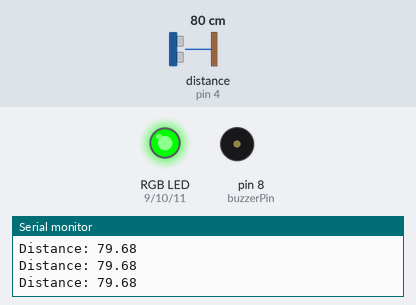
The sketch below on a simulated Arduino Uno, built with avr-gcc and run on an emulated ATmega328P. On the bench: an RGB LED mixed from three pins (HIGH = lit), buzzer (waves = sounding, pin HIGH), the last lines printed to the serial monitor. Wiring (inferred from the names in the program): ultrasonic range finder: trigger pin 5; echo pin 4. The inputs (shaded band) are chosen by the test bench; at power-on: distance to the obstacle (sensor on pin 4) 80 cm. The echo pulse lasts 58.3 µs per cm; pins used as bus, display or sensor lines are not drawn.

Above: at 1.2 s.
1.3 s: distance to the obstacle (sensor on pin 4) set to 7 cm
2.8 s: distance to the obstacle (sensor on pin 4) set to 4 cm
At 3.9 s:
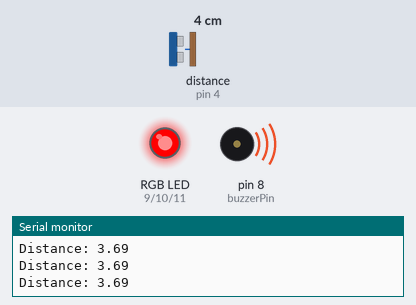
4.3 s: distance to the obstacle (sensor on pin 4) set to 9 cm
At 5.5 s:
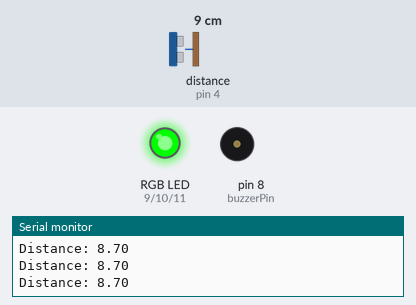
5.8 s: distance to the obstacle (sensor on pin 4) set to 2 cm
At 6.4 s:
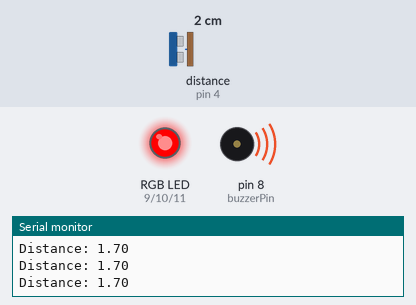
Timing chart, 0 to 8.3 s (numbered marks = the images above; inputs shaded):
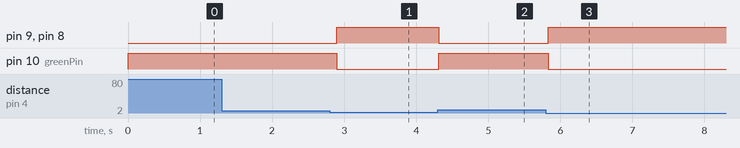

Measured:
- the behaviour switches between 6 and 5 cm on distance to the obstacle (sensor on pin 4) (found by bisection; images 0 and 1)
- after the input at 2.8 s, pin 9 (redPin), pin 8 (buzzerPin): LOW → HIGH after 0.10 s; pin 10 (greenPin): HIGH → LOW after 0.10 s
- after the input at 4.3 s, pin 9 (redPin), pin 8 (buzzerPin): HIGH → LOW at once; pin 10 (greenPin): LOW → HIGH at once
- after the input at 5.8 s, pin 9 (redPin), pin 8 (buzzerPin): LOW → HIGH at once; pin 10 (greenPin): HIGH → LOW at once

The sketch:

week9SOB14.ino
```cpp
const int trigPin = 5;
const int echoPin = 4;

const int buzzerPin = 8;

// RGB pins
const int redPin = 9;
const int greenPin = 10;
const int bluePin = 11;

long duration;
float distance;

float getDistance()
{
  digitalWrite(trigPin, LOW);
  delayMicroseconds(2);

  digitalWrite(trigPin, HIGH);
  delayMicroseconds(10);
  digitalWrite(trigPin, LOW);

  duration = pulseIn(echoPin, HIGH, 30000);

  if (duration == 0)
  {
    return -1;
  }

  return duration * 0.0343 / 2;
}

void setup()
{
  Serial.begin(9600);

  pinMode(trigPin, OUTPUT);
  pinMode(echoPin, INPUT);

  pinMode(buzzerPin, OUTPUT);

  pinMode(redPin, OUTPUT);
  pinMode(greenPin, OUTPUT);
  pinMode(bluePin, OUTPUT);
}

void loop()
{
  distance = getDistance();

  Serial.print("Distance: ");
  Serial.println(distance);

  if (distance > 0 && distance <= 5)
  {
    // RED CLOSE
    digitalWrite(buzzerPin, HIGH);

    digitalWrite(redPin, HIGH);
    digitalWrite(greenPin, LOW);
    digitalWrite(bluePin, LOW);
  }
  else
  {
    //green FAR
    digitalWrite(buzzerPin, LOW);

    digitalWrite(redPin, LOW);
    digitalWrite(greenPin, HIGH);
    digitalWrite(bluePin, LOW);
  }

  delay(100);
}
```
